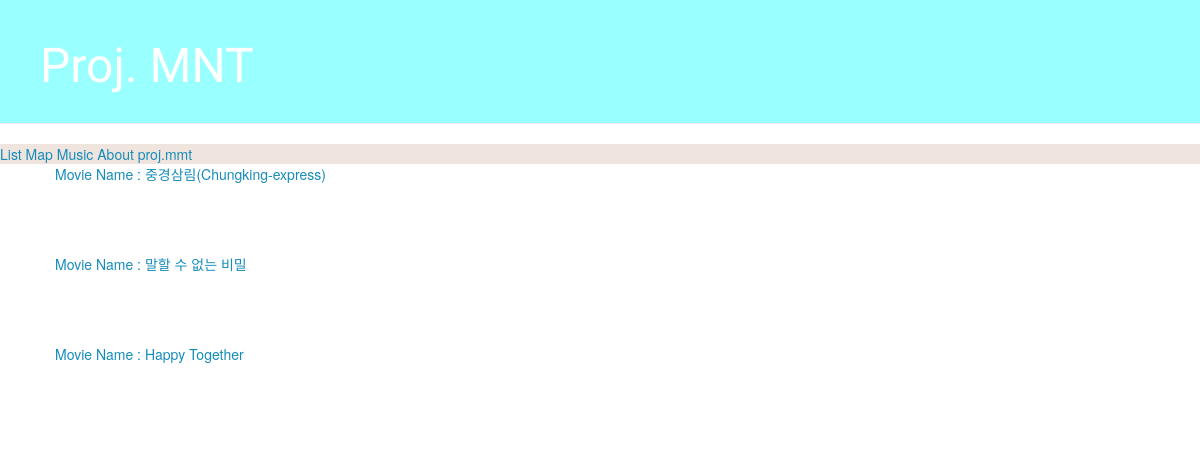
Before: / with the older database file.
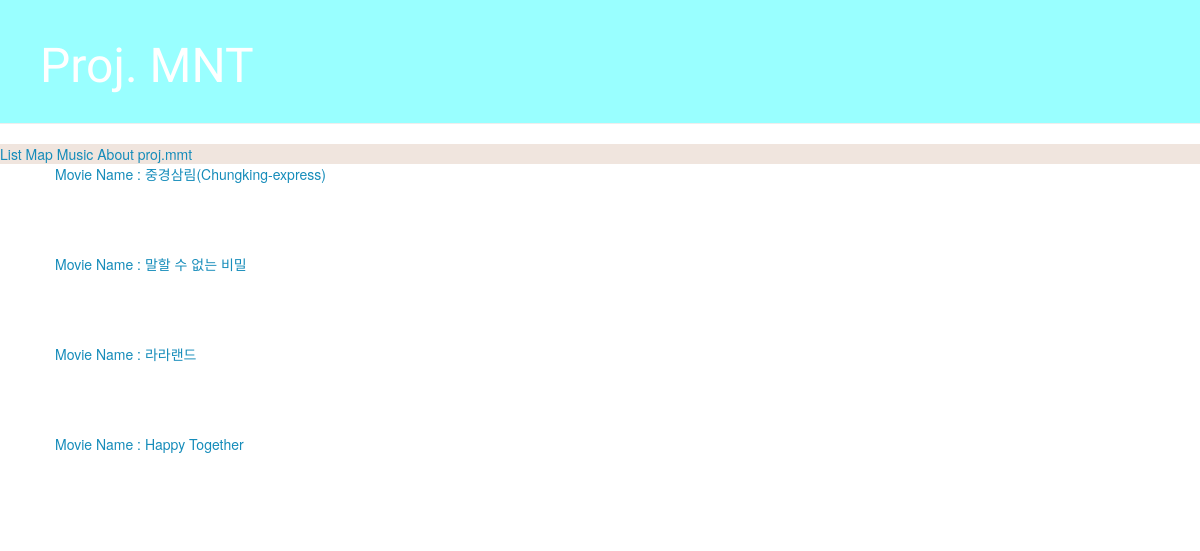
After: the same page with the newer database file.
### blog/models.py (models this page shows, shortened)
class Movie(models.Model):
	director = models.CharField(max_length = 40)
	movieTitle = models.CharField(max_length = 150)
	city = models.CharField(max_length = 40)
	country = models.CharField(max_length = 40)
	place = models.CharField(max_length = 150)
	caption = models.TextField()
	genre = models.TextField(blank = True, null = True, default=" ")
	realated = models.TextField(blank = True, null = True, default=" ")
	Created_date = models.DateTimeField(
		default=timezone.now)
	published_date = models.DateTimeField(
		blank = True, null = True)

### blog/views.py (the view)
# urls.py: url(r'^$', views.getMovieList, name='movie_list'),
def getMovieList(request) :
	movies = Movie.objects.order_by('-movieTitle')
	context = {'movies' : movies}
	return render(request, 'blog/movie_list.html',context)

### blog/templates/blog/movie_list.html (shortened to what this page needs)
{% extends 'blog/base.html' %}
	{% block content %}
	 {% for movie in movies %}
	 <div class="post">
	 	<p> <hl> <a href="{% url 'movie_detail' pk=movie.pk %}"> Movie Name : {{movie.movieTitle}} </a> </hl> </p>
	 </div>
	 {% endfor %}
	{% endblock %}

Changed rows visible on the page:
added Movie: movieTitle "라라랜드"
